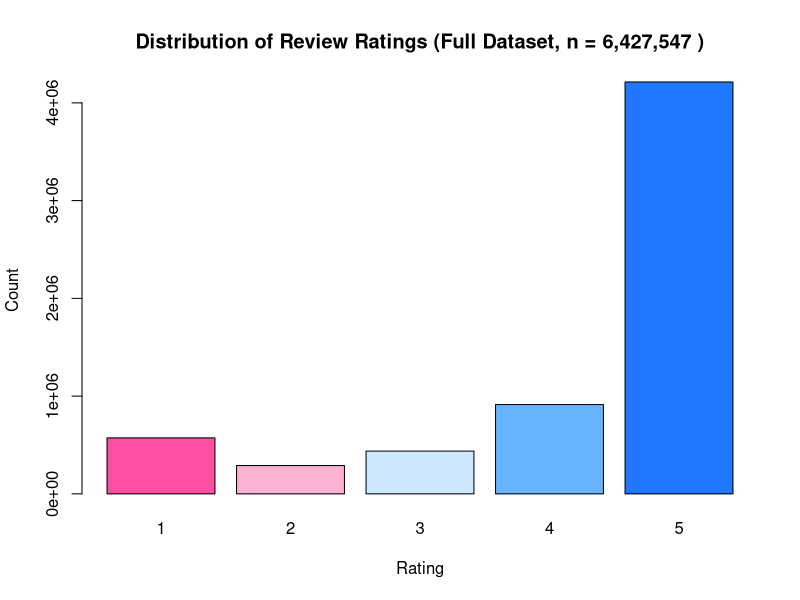

Generate this figure with R:
## ---- chunk 1
rating_counts <- read.csv("results/rating_counts.csv")

total_reviews <- sum(rating_counts$count)
grad_cols <- colorRampPalette(
  c("#ff4fa3", "#fbb1d3", "#cce7ff", "#66b3ff", "#1f78ff")
)(nrow(rating_counts))
## ---- chunk 2
barplot(
  rating_counts$count,
  names.arg = rating_counts$rating,
  main = paste(
    "Distribution of Review Ratings (Full Dataset, n =",
    format(total_reviews, big.mark = ","),
    ")"
  ),
  xlab = "Rating",
  ylab = "Count",
  col = grad_cols
)
